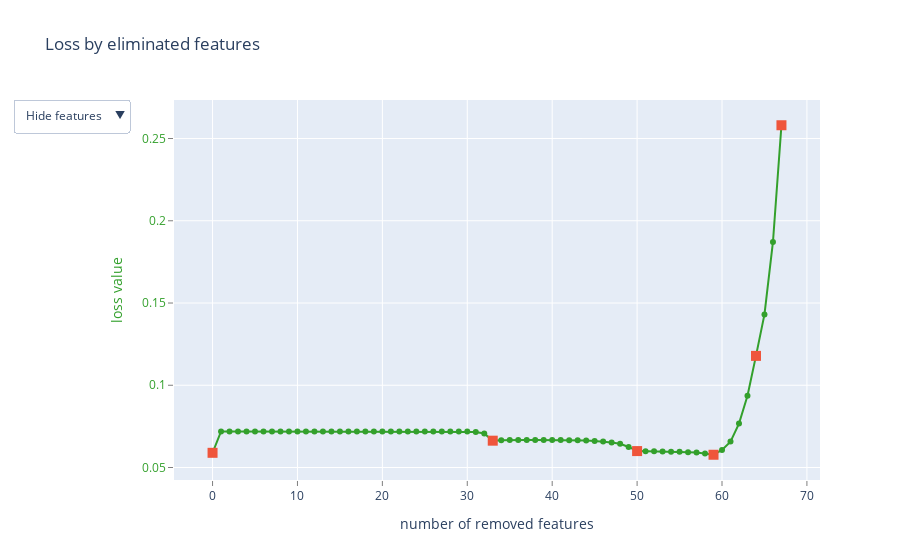

Notebook code cell kept with this figure:
### Code cell
%%time

# выполняем отбор признаков
shap_summary = catboost_select_features(
    algorithm=EFeaturesSelectionAlgorithm.RecursiveByShapValues, 
    steps=5
)

### Figure 1 — Plotly figure (JSON) as saved in the notebook; plotly's stock layout.template omitted (floating-point values rounded to 4 significant figures)
{"data": [{"line": {"color": "rgb(51,160,44)"}, "mode": "lines+markers", "name": "", "text": ["", "sec_btw_3", "gate_id", "gate_id_lag_1", "day_of_month", "hour", "is_weekend", "is_month_start", "is_month_end", "daily_gate_pass_count", "gate_id_1", "gate_id_2", "gate_id_lag_3", "gate_id_3", "gate_id_lag_4", "gate_id_4", "gate_triple_activation", "sec_btw_4", "route", "cumtime_per_day", "cumtime_at_route_per_day", "most_frequent_route_per_day", "weekly_route_std_time", "gate_id_lag_5", "gate_id_5", "sec_btw_lag_5", "sec_btw_5", "repeat_gate_1s", "repeat_gate_3s", "repeat_gate_4s", "repeat_gate_ge_5s", "time_of_day", "gate_id_lag_2", "total_minutes", "repeat_gate_2s", "sec_btw_lag_1", "most_frequent_gate_per_day", "entrance_gate_id", "exit_gate_id", "sec_btw_lag_2", "weekly_route_avg_time", "sec_btw_2", "sec_btw_lag_4", "probability_gate_id", "cnt_repeat_gate_4s", "sec_btw_1", "sec_btw_lag_3", "total_seconds", "day_of_week", "route_std_time", "route_avg_time", "cnt_users_per_day", "cnt_repeat_gate_3s", "daily_attendance_index", "daily_workload_index", "cnt_repeat_gate_ge_5s", "cnt_repeat_gate_2s", "nunique_gate_per_day", "pass_cnt_per_day", "cnt_repeat_gate_1s", "working_time_per_day", "most_frequent_entrance_gate_per_week", "cnt_days_per_week", "most_frequent_route_per_week", "cnt_users_per_week", "nunique_gate_per_week", "most_frequent_exit_gate_per_week", "entry_time"], "type": "scatter", "x": [0, 1, 2, 3, 4, 5, 6, 7, 8, 9, 10, 11, 12, 13, 14, 15, 16, 17, 18, 19, 20, 21, 22, 23, 24, 25, 26, 27, 28, 29, 30, 31, 32, 33, 34, 35, 36, 37, 38, 39, 40, 41, 42, 43, 44, 45, 46, 47, 48, 49, 50, 51, 52, 53, 54, 55, 56, 57, 58, 59, 60, 61, 62, 63, 64, 65, 66, 67], "y": [0.05893, 0.07194, 0.07194, 0.07194, 0.07194, 0.07194, 0.07194, 0.07194, 0.07194, 0.07194, 0.07194, 0.07194, 0.07194, 0.07194, 0.07194, 0.07194, 0.07194, 0.07194, 0.07194, 0.07194, 0.07194, 0.07194, 0.07194, 0.07194, 0.07194, 0.07194, 0.07194, 0.07194, 0.07194, 0.07194, 0.07194, 0.07151, 0.07067, 0.06631, 0.06657, 0.06676, 0.06676, 0.06676, 0.06676, 0.06676, 0.06675, 0.06673, 0.06661, 0.06649, 0.06637, 0.06608, 0.06576, 0.06521, 0.06447, 0.06249, 0.05999, 0.05994, 0.05985, 0.05974, 0.05963, 0.05951, 0.05929, 0.05905, 0.05849, 0.05776, 0.06069, 0.06574, 0.07669, 0.09367, 0.1179, 0.1431, 0.1871, 0.2581]}, {"marker": {"size": 10, "symbol": "square"}, "mode": "markers", "name": "", "text": ["", "total_minutes", "route_avg_time", "cnt_repeat_gate_1s", "cnt_users_per_week", "entry_time"], "type": "scatter", "x": [0, 33, 50, 59, 64, 67], "y": [0.05893, 0.06631, 0.05999, 0.05776, 0.1179, 0.2581]}, {"mode": "text", "name": "", "text": ["", "36", "0", "25", "1", "2", "6", "8", "9", "11", "26", "30", "33", "34", "37", "38", "55", "40", "56", "57", "58", "61", "66", "41", "42", "43", "44", "45", "47", "48", "49", "7", "29", "3", "46", "27", "59", "21", "22", "31", "65", "32", "39", "12", "53", "28", "35", "4", "5", "68", "67", "13", "52", "15", "24", "54", "51", "17", "10", "50", "20", "63", "16", "62", "14", "18", "64", "19"], "textfont": {"color": "rgb(51,160,44)", "family": "sans serif", "size": 18}, "textposition": "bottom center", "type": "scatter", "visible": false, "x": [0, 1, 2, 3, 4, 5, 6, 7, 8, 9, 10, 11, 12, 13, 14, 15, 16, 17, 18, 19, 20, 21, 22, 23, 24, 25, 26, 27, 28, 29, 30, 31, 32, 33, 34, 35, 36, 37, 38, 39, 40, 41, 42, 43, 44, 45, 46, 47, 48, 49, 50, 51, 52, 53, 54, 55, 56, 57, 58, 59, 60, 61, 62, 63, 64, 65, 66, 67], "y": [0.05893, 0.07194, 0.07194, 0.07194, 0.07194, 0.07194, 0.07194, 0.07194, 0.07194, 0.07194, 0.07194, 0.07194, 0.07194, 0.07194, 0.07194, 0.07194, 0.07194, 0.07194, 0.07194, 0.07194, 0.07194, 0.07194, 0.07194, 0.07194, 0.07194, 0.07194, 0.07194, 0.07194, 0.07194, 0.07194, 0.07194, 0.07151, 0.07067, 0.06631, 0.06657, 0.06676, 0.06676, 0.06676, 0.06676, 0.06676, 0.06675, 0.06673, 0.06661, 0.06649, 0.06637, 0.06608, 0.06576, 0.06521, 0.06447, 0.06249, 0.05999, 0.05994, 0.05985, 0.05974, 0.05963, 0.05951, 0.05929, 0.05905, 0.05849, 0.05776, 0.06069, 0.06574, 0.07669, 0.09367, 0.1179, 0.1431, 0.1871, 0.2581]}, {"mode": "text", "name": "", "text": ["", "sec_btw_3", "gate_id", "gate_id_lag_1", "day_of_month", "hour", "is_weekend", "is_month_start", "is_month_end", "daily_gate_pass_count", "gate_id_1", "gate_id_2", "gate_id_lag_3", "gate_id_3", "gate_id_lag_4", "gate_id_4", "gate_triple_activation", "sec_btw_4", "route", "cumtime_per_day", "cumtime_at_route_per_day", "most_frequent_route_per_day", "weekly_route_std_time", "gate_id_lag_5", "gate_id_5", "sec_btw_lag_5", "sec_btw_5", "repeat_gate_1s", "repeat_gate_3s", "repeat_gate_4s", "repeat_gate_ge_5s", "time_of_day", "gate_id_lag_2", "total_minutes", "repeat_gate_2s", "sec_btw_lag_1", "most_frequent_gate_per_day", "entrance_gate_id", "exit_gate_id", "sec_btw_lag_2", "weekly_route_avg_time", "sec_btw_2", "sec_btw_lag_4", "probability_gate_id", "cnt_repeat_gate_4s", "sec_btw_1", "sec_btw_lag_3", "total_seconds", "day_of_week", "route_std_time", "route_avg_time", "cnt_users_per_day", "cnt_repeat_gate_3s", "daily_attendance_index", "daily_workload_index", "cnt_repeat_gate_ge_5s", "cnt_repeat_gate_2s", "nunique_gate_per_day", "pass_cnt_per_day", "cnt_repeat_gate_1s", "working_time_per_day", "most_frequent_entrance_gate_per_week", "cnt_days_per_week", "most_frequent_route_per_week", "cnt_users_per_week", "nunique_gate_per_week", "most_frequent_exit_gate_per_week", "entry_time"], "textfont": {"color": "rgb(51,160,44)", "family": "sans serif", "size": 18}, "textposition": "bottom center", "type": "scatter", "visible": false, "x": [0, 1, 2, 3, 4, 5, 6, 7, 8, 9, 10, 11, 12, 13, 14, 15, 16, 17, 18, 19, 20, 21, 22, 23, 24, 25, 26, 27, 28, 29, 30, 31, 32, 33, 34, 35, 36, 37, 38, 39, 40, 41, 42, 43, 44, 45, 46, 47, 48, 49, 50, 51, 52, 53, 54, 55, 56, 57, 58, 59, 60, 61, 62, 63, 64, 65, 66, 67], "y": [0.05893, 0.07194, 0.07194, 0.07194, 0.07194, 0.07194, 0.07194, 0.07194, 0.07194, 0.07194, 0.07194, 0.07194, 0.07194, 0.07194, 0.07194, 0.07194, 0.07194, 0.07194, 0.07194, 0.07194, 0.07194, 0.07194, 0.07194, 0.07194, 0.07194, 0.07194, 0.07194, 0.07194, 0.07194, 0.07194, 0.07194, 0.07151, 0.07067, 0.06631, 0.06657, 0.06676, 0.06676, 0.06676, 0.06676, 0.06676, 0.06675, 0.06673, 0.06661, 0.06649, 0.06637, 0.06608, 0.06576, 0.06521, 0.06447, 0.06249, 0.05999, 0.05994, 0.05985, 0.05974, 0.05963, 0.05951, 0.05929, 0.05905, 0.05849, 0.05776, 0.06069, 0.06574, 0.07669, 0.09367, 0.1179, 0.1431, 0.1871, 0.2581]}], "layout": {"showlegend": false, "title": {"text": "Loss by eliminated features"}, "updatemenus": [{"active": 0, "buttons": [{"args": [{"visible": [true, true, false, false]}], "label": "Hide features", "method": "update"}, {"args": [{"visible": [true, true, true, false]}], "label": "Show indices", "method": "update"}, {"args": [{"visible": [true, true, false, true]}], "label": "Show names", "method": "update"}], "pad": {"r": 10, "t": 10}, "showactive": true, "x": -0.25, "xanchor": "left", "y": 1.03, "yanchor": "top"}], "xaxis": {"gridcolor": "rgb(255,255,255)", "showgrid": true, "showline": false, "showticklabels": true, "tickcolor": "rgb(127,127,127)", "ticks": "outside", "title": {"text": "number of removed features"}, "zeroline": false}, "yaxis": {"gridcolor": "rgb(255,255,255)", "showgrid": true, "showline": false, "showticklabels": true, "tickcolor": "rgb(127,127,127)", "tickfont": {"color": "rgb(51,160,44)"}, "ticks": "outside", "title": {"font": {"color": "rgb(51,160,44)"}, "text": "loss value"}, "zeroline": false}}}
